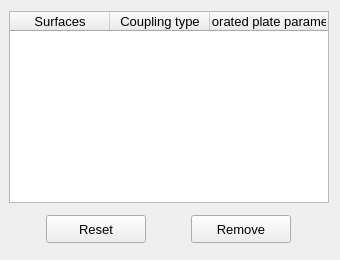
        <widget class="QWidget" name="tab_list">
         <attribute name="title">
          <string>List</string>
         </attribute>
         <layout class="QGridLayout" name="gridLayout_16">
          <property name="leftMargin">
           <number>9</number>
          </property>
          <item row="0" column="0">
           <widget class="QTreeWidget" name="treeWidget_perforated_plate_model">
            <property name="minimumSize">
             <size>
              <width>320</width>
              <height>100</height>
             </size>
            </property>
            <property name="maximumSize">
             <size>
              <width>16777215</width>
              <height>240</height>
             </size>
            </property>
            <property name="font">
             <font>
              <family>MS Shell Dlg 2</family>
              <pointsize>10</pointsize>
              <italic>false</italic>
             </font>
            </property>
            <property name="toolTip">
             <string>Select a face to remove the previously attributed boundary condition.</string>
            </property>
            <property name="indentation">
             <number>1</number>
            </property>
            <property name="headerHidden">
             <bool>false</bool>
            </property>
            <attribute name="headerHighlightSections">
             <bool>false</bool>
            </attribute>
            <attribute name="headerShowSortIndicator" stdset="0">
             <bool>false</bool>
            </attribute>
            <attribute name="headerStretchLastSection">
             <bool>true</bool>
            </attribute>
            <column>
             <property name="text">
              <string>Surfaces</string>
             </property>
             <property name="textAlignment">
              <set>AlignCenter</set>
             </property>
            </column>
            <column>
             <property name="text">
              <string>Coupling type</string>
             </property>
             <property name="textAlignment">
              <set>AlignCenter</set>
             </property>
            </column>
            <column>
             <property name="text">
              <string>Perforated plate parameters</string>
             </property>
             <property name="textAlignment">
              <set>AlignCenter</set>
             </property>
            </column>
           </widget>
          </item>
          <item row="1" column="0">
           <widget class="QFrame" name="frame_3">
            <property name="minimumSize">
             <size>
              <width>320</width>
              <height>40</height>
             </size>
            </property>
            <property name="maximumSize">
             <size>
              <width>16777215</width>
              <height>40</height>
             </size>
            </property>
            <property name="frameShape">
             <enum>QFrame::NoFrame</enum>
            </property>
            <property name="frameShadow">
             <enum>QFrame::Raised</enum>
            </property>
            <layout class="QGridLayout" name="gridLayout_15">
             <property name="leftMargin">
              <number>4</number>
             </property>
             <property name="topMargin">
              <number>4</number>
             </property>
             <property name="rightMargin">
              <number>4</number>
             </property>
             <property name="bottomMargin">
              <number>4</number>
             </property>
             <property name="horizontalSpacing">
              <number>12</number>
             </property>
             <item row="0" column="0">
              <widget class="QPushButton" name="pushButton_reset">
               <property name="minimumSize">
                <size>
                 <width>100</width>
                 <height>28</height>
                </size>
               </property>
               <property name="maximumSize">
                <size>
                 <width>100</width>
                 <height>28</height>
                </size>
               </property>
               <property name="font">
                <font>
                 <family>MS Shell Dlg 2</family>
                 <pointsize>10</pointsize>
                 <weight>50</weight>
                 <italic>false</italic>
                 <bold>false</bold>
                </font>
               </property>
               <property name="styleSheet">
                <string notr="true"/>
               </property>
               <property name="text">
                <string>Reset</string>
               </property>
              </widget>
             </item>
             <item row="0" column="1">
              <widget class="QPushButton" name="pushButton_remove">
               <property name="minimumSize">
                <size>
                 <width>100</width>
                 <height>28</height>
                </size>
               </property>
               <property name="maximumSize">
                <size>
                 <width>100</width>
                 <height>28</height>
                </size>
               </property>
               <property name="font">
                <font>
                 <family>MS Shell Dlg 2</family>
                 <pointsize>10</pointsize>
                 <weight>50</weight>
                 <italic>false</italic>
                 <bold>false</bold>
                </font>
               </property>
               <property name="styleSheet">
                <string notr="true"/>
               </property>
               <property name="text">
                <string>Remove</string>
               </property>
              </widget>
             </item>
            </layout>
           </widget>
          </item>
         </layout>
        </widget>
